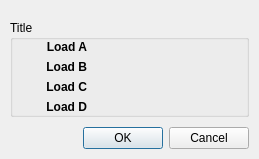
<?xml version="1.0" encoding="UTF-8"?>
<ui version="4.0">
 <class>setMeasureDialog</class>
 <widget class="QDialog" name="setMeasureDialog">
  <property name="geometry">
   <rect>
    <x>0</x>
    <y>0</y>
    <width>259</width>
    <height>159</height>
   </rect>
  </property>
  <property name="sizePolicy">
   <sizepolicy hsizetype="Preferred" vsizetype="Preferred">
    <horstretch>0</horstretch>
    <verstretch>0</verstretch>
   </sizepolicy>
  </property>
  <property name="windowTitle">
   <string notr="true">Set Measure from Profile</string>
  </property>
  <property name="toolTip">
   <string notr="true"/>
  </property>
  <property name="accessibleDescription">
   <string notr="true"/>
  </property>
  <property name="modal">
   <bool>true</bool>
  </property>
  <layout class="QVBoxLayout" name="verticalLayout">
   <property name="spacing">
    <number>5</number>
   </property>
   <property name="leftMargin">
    <number>10</number>
   </property>
   <property name="topMargin">
    <number>20</number>
   </property>
   <property name="rightMargin">
    <number>10</number>
   </property>
   <property name="bottomMargin">
    <number>10</number>
   </property>
   <item>
    <widget class="QGroupBox" name="groupBox">
     <property name="toolTip">
      <string notr="true"/>
     </property>
     <property name="accessibleDescription">
      <string notr="true"/>
     </property>
     <property name="title">
      <string notr="true">Title</string>
     </property>
     <layout class="QHBoxLayout" name="horizontalLayout">
      <property name="leftMargin">
       <number>0</number>
      </property>
      <property name="topMargin">
       <number>0</number>
      </property>
      <property name="rightMargin">
       <number>0</number>
      </property>
      <property name="bottomMargin">
       <number>0</number>
      </property>
      <item>
       <layout class="QGridLayout" name="gridLayout">
        <item row="3" column="0">
         <widget class="QLabel" name="loadDlabel">
          <property name="font">
           <font>
            <weight>75</weight>
            <bold>true</bold>
           </font>
          </property>
          <property name="toolTip">
           <string notr="true"/>
          </property>
          <property name="accessibleDescription">
           <string notr="true"/>
          </property>
          <property name="text">
           <string notr="true">Load D</string>
          </property>
          <property name="alignment">
           <set>Qt::AlignRight|Qt::AlignTrailing|Qt::AlignVCenter</set>
          </property>
         </widget>
        </item>
        <item row="0" column="0">
         <widget class="QLabel" name="loadAlabel">
          <property name="font">
           <font>
            <weight>75</weight>
            <bold>true</bold>
           </font>
          </property>
          <property name="toolTip">
           <string notr="true"/>
          </property>
          <property name="accessibleDescription">
           <string notr="true"/>
          </property>
          <property name="text">
           <string notr="true">Load A</string>
          </property>
          <property name="alignment">
           <set>Qt::AlignRight|Qt::AlignTrailing|Qt::AlignVCenter</set>
          </property>
         </widget>
        </item>
        <item row="3" column="1">
         <widget class="QLabel" name="loadD">
          <property name="toolTip">
           <string notr="true"/>
          </property>
          <property name="accessibleDescription">
           <string notr="true"/>
          </property>
          <property name="text">
           <string notr="true"/>
          </property>
          <property name="alignment">
           <set>Qt::AlignRight|Qt::AlignTrailing|Qt::AlignVCenter</set>
          </property>
         </widget>
        </item>
        <item row="1" column="2">
         <widget class="QLabel" name="loadBunit">
          <property name="toolTip">
           <string notr="true"/>
          </property>
          <property name="accessibleDescription">
           <string notr="true"/>
          </property>
          <property name="text">
           <string notr="true"/>
          </property>
         </widget>
        </item>
        <item row="0" column="1">
         <widget class="QLabel" name="loadA">
          <property name="toolTip">
           <string notr="true"/>
          </property>
          <property name="accessibleDescription">
           <string notr="true"/>
          </property>
          <property name="text">
           <string notr="true"/>
          </property>
          <property name="alignment">
           <set>Qt::AlignRight|Qt::AlignTrailing|Qt::AlignVCenter</set>
          </property>
         </widget>
        </item>
        <item row="2" column="0">
         <widget class="QLabel" name="loadClabel">
          <property name="font">
           <font>
            <weight>75</weight>
            <bold>true</bold>
           </font>
          </property>
          <property name="toolTip">
           <string notr="true"/>
          </property>
          <property name="accessibleDescription">
           <string notr="true"/>
          </property>
          <property name="text">
           <string notr="true">Load C</string>
          </property>
          <property name="alignment">
           <set>Qt::AlignRight|Qt::AlignTrailing|Qt::AlignVCenter</set>
          </property>
         </widget>
        </item>
        <item row="2" column="1">
         <widget class="QLabel" name="loadC">
          <property name="toolTip">
           <string notr="true"/>
          </property>
          <property name="accessibleDescription">
           <string notr="true"/>
          </property>
          <property name="text">
           <string notr="true"/>
          </property>
          <property name="alignment">
           <set>Qt::AlignRight|Qt::AlignTrailing|Qt::AlignVCenter</set>
          </property>
         </widget>
        </item>
        <item row="3" column="2">
         <widget class="QLabel" name="loadDunit">
          <property name="toolTip">
           <string notr="true"/>
          </property>
          <property name="accessibleDescription">
           <string notr="true"/>
          </property>
          <property name="text">
           <string notr="true"/>
          </property>
         </widget>
        </item>
        <item row="0" column="2">
         <widget class="QLabel" name="loadAunit">
          <property name="toolTip">
           <string notr="true"/>
          </property>
          <property name="accessibleDescription">
           <string notr="true"/>
          </property>
          <property name="text">
           <string notr="true"/>
          </property>
         </widget>
        </item>
        <item row="2" column="2">
         <widget class="QLabel" name="loadCunit">
          <property name="toolTip">
           <string notr="true"/>
          </property>
          <property name="accessibleDescription">
           <string notr="true"/>
          </property>
          <property name="text">
           <string notr="true"/>
          </property>
         </widget>
        </item>
        <item row="1" column="0">
         <widget class="QLabel" name="loadBlabel">
          <property name="font">
           <font>
            <weight>75</weight>
            <bold>true</bold>
           </font>
          </property>
          <property name="toolTip">
           <string notr="true"/>
          </property>
          <property name="accessibleDescription">
           <string notr="true"/>
          </property>
          <property name="text">
           <string notr="true">Load B</string>
          </property>
          <property name="alignment">
           <set>Qt::AlignRight|Qt::AlignTrailing|Qt::AlignVCenter</set>
          </property>
         </widget>
        </item>
        <item row="1" column="1">
         <widget class="QLabel" name="loadB">
          <property name="toolTip">
           <string notr="true"/>
          </property>
          <property name="accessibleDescription">
           <string notr="true"/>
          </property>
          <property name="text">
           <string notr="true"/>
          </property>
          <property name="alignment">
           <set>Qt::AlignRight|Qt::AlignTrailing|Qt::AlignVCenter</set>
          </property>
         </widget>
        </item>
       </layout>
      </item>
     </layout>
    </widget>
   </item>
   <item>
    <spacer name="verticalSpacer">
     <property name="orientation">
      <enum>Qt::Vertical</enum>
     </property>
     <property name="sizeHint" stdset="0">
      <size>
       <width>20</width>
       <height>7</height>
      </size>
     </property>
    </spacer>
   </item>
   <item>
    <widget class="QDialogButtonBox" name="buttonBox">
     <property name="toolTip">
      <string notr="true"/>
     </property>
     <property name="accessibleDescription">
      <string notr="true"/>
     </property>
     <property name="orientation">
      <enum>Qt::Horizontal</enum>
     </property>
     <property name="standardButtons">
      <set>QDialogButtonBox::Cancel|QDialogButtonBox::Ok</set>
     </property>
    </widget>
   </item>
  </layout>
 </widget>
 <resources/>
 <connections>
  <connection>
   <sender>buttonBox</sender>
   <signal>accepted()</signal>
   <receiver>setMeasureDialog</receiver>
   <slot>accept()</slot>
   <hints>
    <hint type="sourcelabel">
     <x>248</x>
     <y>254</y>
    </hint>
    <hint type="destinationlabel">
     <x>157</x>
     <y>274</y>
    </hint>
   </hints>
  </connection>
  <connection>
   <sender>buttonBox</sender>
   <signal>rejected()</signal>
   <receiver>setMeasureDialog</receiver>
   <slot>reject()</slot>
   <hints>
    <hint type="sourcelabel">
     <x>316</x>
     <y>260</y>
    </hint>
    <hint type="destinationlabel">
     <x>286</x>
     <y>274</y>
    </hint>
   </hints>
  </connection>
 </connections>
</ui>
